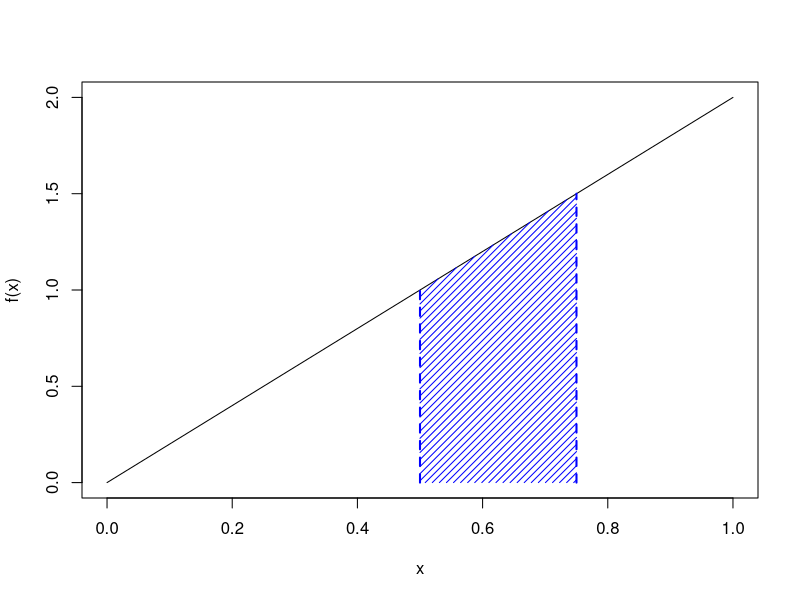
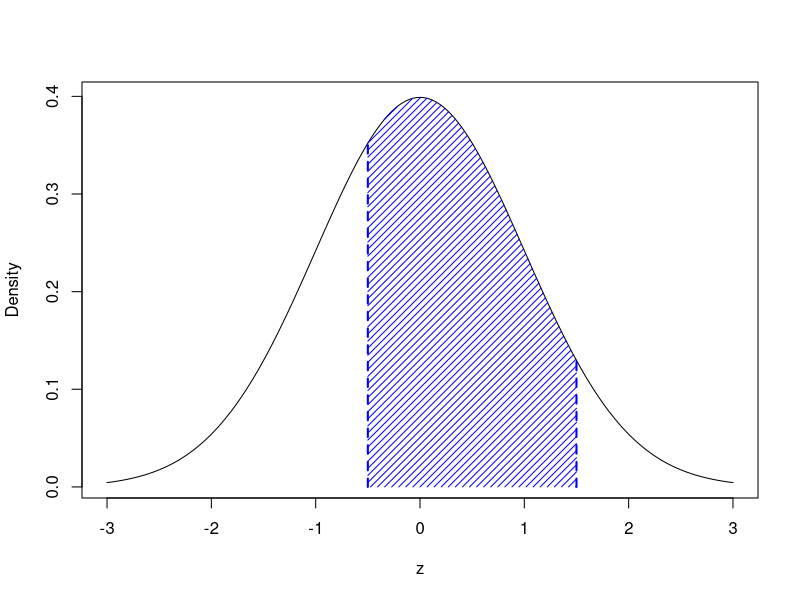
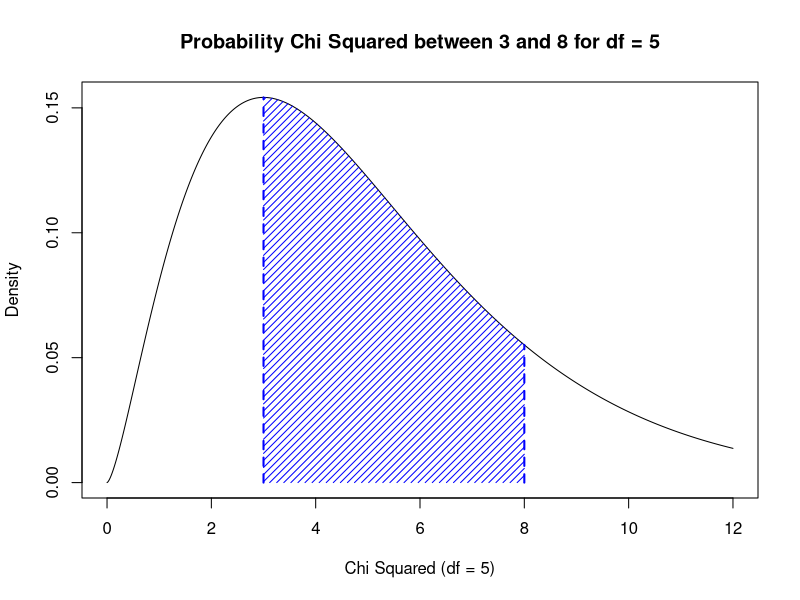

These figures' R source, in order:
## ---- chunk 1
plot.and.return <- function(
  f,             # density function
  min.x,         # graph visible region
  max.x,  
  a, b,          # integral bounds
  dx = 0.01,     # optional step size
  ...            # additional plot parameters
) {
  x <- seq(min.x, max.x, by = dx)
  d <- seq(a, b, by = dx)
  plot(x, f(x), type = "l", ...)
  polygon(
    c(a, d, d[length(d)]), c(0, f(d), 0), 
    col = "blue",
    border = NA,
    lty = 1,
    angle = 45,
    density = 20
  )
  lines(c(a, a), c(0, f(a)), lwd = 2, lty = 2, col = "blue")
  lines(c(b, b), c(0, f(b)), lwd = 2, lty = 2, col = "blue")
  integrate(f, a, b, subdivisions = round((b - a) / dx))
}
## ---- chunk 2
# A user-defined, triangular probability density function
plot.and.return(
  function(x) 2 * x,   # pdf
  0, 1,                # Domain bounds
  0.5, 0.75            # Integral bounds
)
## ---- chunk 3
# Using a density function that already exists
plot.and.return(
  dnorm,            # The standard normal curve
  -3, 3,            # Three standard deviations about the mean visible
  -0.5, 1.5,        # Integral bounds
  xlab = "z",       # Parameters for plot
  ylab = "Density"
)
## ---- chunk 4
# Using a density function that already exists
# but with user defined parameters
plot.and.return(
  function(x) dchisq(x, df = 5), 
  0, 12, 
  3, 8, 
  xlab = "Chi Squared (df = 5)", 
  ylab = "Density",
  main = "Probability Chi Squared between 3 and 8 for df = 5"
)
